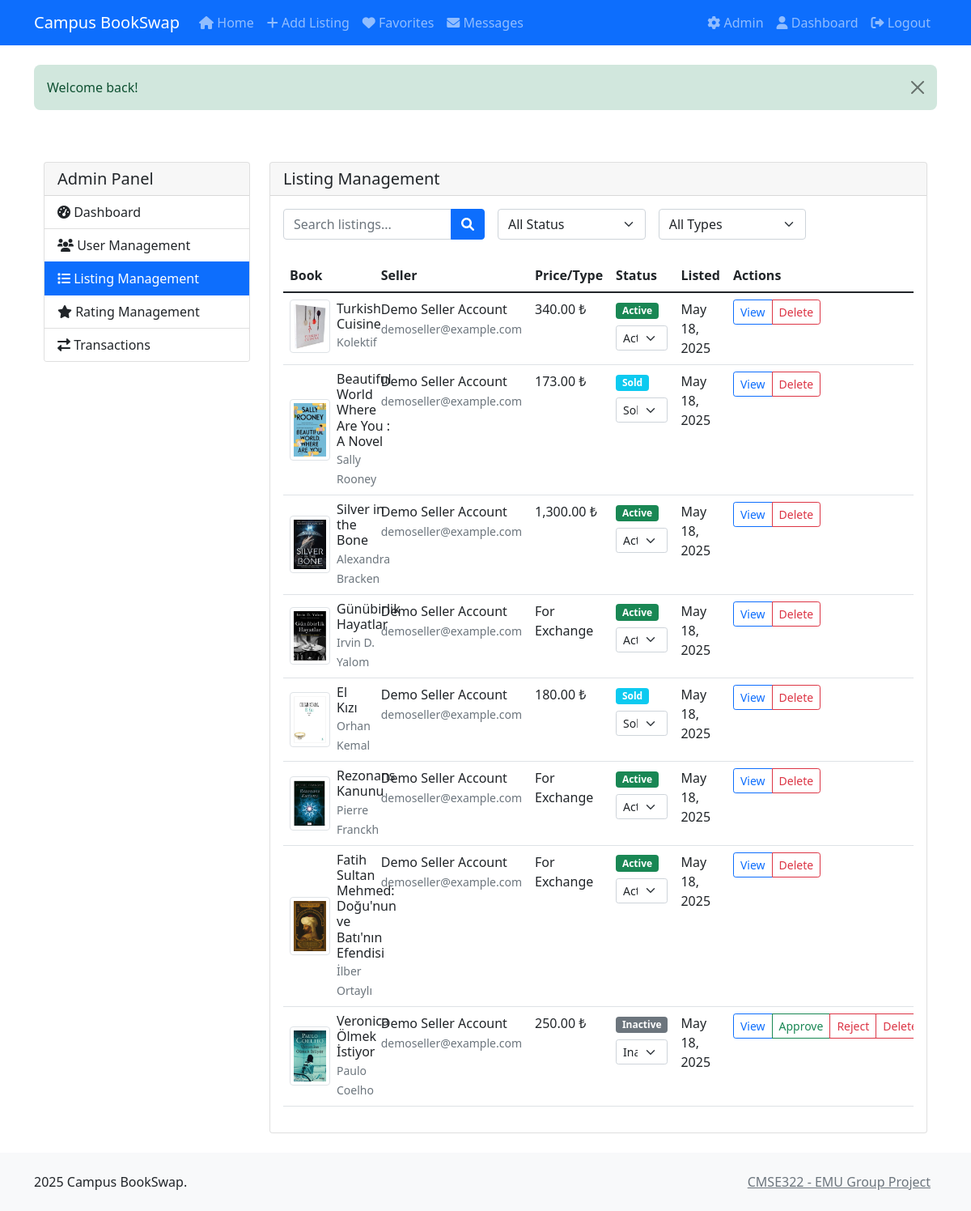
The page /projectfolder/admin/listings.php (signed in) on the database its author committed.
### tables this page shows
CREATE TABLE `listing` (
  `listing_id` int(11) NOT NULL,
  `book_id` int(11) DEFAULT NULL,
  `user_id` int(11) DEFAULT NULL,
  `title` varchar(255) DEFAULT NULL,
  `price` decimal(10,2) DEFAULT NULL,
  `condition` varchar(50) DEFAULT NULL,
  `listing_status` varchar(20) DEFAULT NULL,
  `description` text DEFAULT NULL,
  `listing_type` varchar(20) DEFAULT NULL CHECK (`listing_type` in ('sale','exchange')),
  `list_date` datetime DEFAULT NULL,
  `admin_approved` tinyint(1) DEFAULT 0
);

CREATE TABLE `book` (
  `book_id` int(11) NOT NULL,
  `title` varchar(255) NOT NULL,
  `author` varchar(100) DEFAULT NULL,
  `publisher_year` int(11) DEFAULT NULL,
  `publisher` varchar(100) DEFAULT NULL
);

CREATE TABLE `user` (
  `user_id` int(11) NOT NULL,
  `phone` varchar(20) DEFAULT NULL,
  `name` varchar(100) DEFAULT NULL,
  `email` varchar(100) DEFAULT NULL,
  `reg_date` date NOT NULL,
  `pass_hash` varchar(255) NOT NULL,
  `is_admin` tinyint(1) DEFAULT 0,
  `is_blocked` tinyint(1) DEFAULT 0
);

### projectfolder/admin/listings.php (the view, shortened to what this page needs)
<?php
$conn = getDbConnection();
$search = $_GET['search'] ?? '';
$status = $_GET['status'] ?? 'all';
$type = $_GET['type'] ?? 'all';
$page = max(1, $_GET['page'] ?? 1);
$per_page = 20;
$where_clauses = [];
$params = [];
$where_sql = $where_clauses ? 'WHERE ' . implode(' AND ', $where_clauses) : '';
$offset = ($page - 1) * $per_page;
$sql = "
    SELECT
        l.*,
        b.title as book_title,
        b.author,
        u.name as seller_name,
        u.email as seller_email,
        (SELECT image_url FROM listing_image WHERE listing_id = l.listing_id LIMIT 1) as cover_image
    FROM listing l
    LEFT JOIN book b ON l.book_id = b.book_id
    LEFT JOIN user u ON l.user_id = u.user_id
    $where_sql
    ORDER BY l.list_date DESC
    LIMIT ? OFFSET ?
";
$stmt = $conn->prepare($sql);
$params[] = $per_page;
$params[] = $offset;
$param_types = str_repeat('s', count($params) - 2) . 'ii';
$stmt->bind_param($param_types, ...$params);
$stmt->execute();
$listings = $stmt->get_result()->fetch_all(MYSQLI_ASSOC);
include '../includes/header.php';
?>
<div class="container-fluid mt-4">
    <div class="row">
        <div class="col-md-3">
            <div class="card">
                <div class="card-header">
                    <h5 class="mb-0">Admin Panel</h5>
                </div>
                <div class="list-group list-group-flush">
                    <a href="/admin/" class="list-group-item list-group-item-action">
                        <i class="fas fa-tachometer-alt"></i> Dashboard
                    </a>
                    <a href="/admin/users.php" class="list-group-item list-group-item-action">
                        <i class="fas fa-users"></i> User Management
                    </a>
                    <a href="/admin/listings.php" class="list-group-item list-group-item-action active">
                        <i class="fas fa-list"></i> Listing Management
                    </a>
                    <a href="/admin/ratings.php" class="list-group-item list-group-item-action">
                        <i class="fas fa-star"></i> Rating Management
                    </a>
                    <a href="/admin/transactions.php" class="list-group-item list-group-item-action">
                        <i class="fas fa-exchange-alt"></i> Transactions
                    </a>
                </div>
            </div>
        </div>
        <div class="col-md-9">
            <div class="card">
                <div class="card-header">
                    <h5 class="float-start mb-0">Listing Management</h5>
                </div>
                <div class="card-body">
                    <form class="row g-3 mb-4">
                        <div class="col-md-4">
                            <div class="input-group">
                                <input type="text" class="form-control" name="search"
                                       value="<?php echo htmlspecialchars($search); ?>"
                                       placeholder="Search listings...">
                                <button class="btn btn-primary" type="submit">
                                    <i class="fas fa-search"></i>
                                </button>
                            </div>
                        </div>
                        <div class="col-md-3">
                            <select class="form-select" name="status" onchange="this.form.submit()">
                                <option value="all" <?php echo $status === 'all' ? 'selected' : ''; ?>>All Status</option>
                            </select>
                        </div>
                        <div class="col-md-3">
                            <select class="form-select" name="type" onchange="this.form.submit()">
                                <option value="all" <?php echo $type === 'all' ? 'selected' : ''; ?>>All Types</option>
                            </select>
                        </div>
                    </form>
                    <div class="table-responsive">
                        <table class="table table-hover">
                            <thead>
                                <tr>
                                    <th>Book</th>
                                    <th>Seller</th>
                                    <th>Price/Type</th>
                                    <th>Status</th>
                                    <th>Listed</th>
                                    <th>Actions</th>
                                </tr>
                            </thead>
                            <tbody>
                                <?php foreach ($listings as $listing): ?>
                                <tr>
                                    <td>
                                        <div class="d-flex align-items-center">
                                            <?php if ($listing['cover_image']): ?>
                                                <img src="<?php echo htmlspecialchars($listing['cover_image']); ?>"
                                                     alt="Book cover" class="img-thumbnail me-2" style="width: 50px;">
                                            <?php endif; ?>
                                            <div>
                                                <h6 class="mb-0"><?php echo htmlspecialchars($listing['book_title']); ?></h6>
                                                <small class="text-muted"><?php echo htmlspecialchars($listing['author']); ?></small>
                                            </div>
                                        </div>
                                    </td>
                                    <td>
                                        <div><?php echo htmlspecialchars($listing['seller_name']); ?></div>
                                        <small class="text-muted"><?php echo htmlspecialchars($listing['seller_email']); ?></small>
                                    </td>
                                    <td>
                                        <?php if ($listing['listing_type'] === 'sale'): ?>
                                            <?php echo number_format($listing['price'], 2); ?> ₺
                                        <?php else: ?>
                                            For Exchange
                                        <?php endif; ?>
                                    </td>
                                    <td>
                                        <span class="badge bg-<?php
                                            echo match($listing['listing_status']) {
                                                'active' => 'success',
                                                'inactive' => 'secondary',
                                                'sold' => 'info',
                                                default => 'secondary'
                                            };
                                        ?>">
                                            <?php echo ucfirst($listing['listing_status']); ?>
                                        </span>
                                        <div class="mt-2">
                                            <select class="form-select form-select-sm update-status"
                                                    data-listing-id="<?php echo $listing['listing_id']; ?>">
                                                <option value="active" <?php echo $listing['listing_status'] === 'active' ? 'selected' : ''; ?>>Active</option>
                                                <option value="inactive" <?php echo $listing['listing_status'] === 'inactive' ? 'selected' : ''; ?>>Inactive</option>
                                                <option value="sold" <?php echo $listing['listing_status'] === 'sold' ? 'selected' : ''; ?>>Sold</option>
                                            </select>
                                        </div>
                                    </td>
                                    <td><?php echo date('M j, Y', strtotime($listing['list_date'])); ?></td>
                                    <td>
                                        <div class="btn-group btn-group-sm">
                                            <a href="/listing.php?id=<?php echo $listing['listing_id']; ?>"
                                               class="btn btn-outline-primary" target="_blank">
                                                View
                                            </a>
                                            <?php if (!$listing['admin_approved']): ?>
                                                <button class="btn btn-outline-success approve-listing"
                                                        data-listing-id="<?php echo $listing['listing_id']; ?>">
                                                    Approve
                                                </button>
                                                <button class="btn btn-outline-danger reject-listing"
                                                        data-listing-id="<?php echo $listing['listing_id']; ?>">
                                                    Reject
                                                </button>
                                            <?php endif; ?>
                                            <button class="btn btn-outline-danger delete-listing"
                                                    data-listing-id="<?php echo $listing['listing_id']; ?>">
                                                Delete
                                            </button>
                                        </div>
                                    </td>
                                </tr>
                                <?php endforeach; ?>
                            </tbody>
                        </table>
                    </div>
                </div>
            </div>
        </div>
    </div>
</div>
<?php include '../includes/footer.php'; ?>

### projectfolder/assets/css/style.css (style rules this page uses)
body { min-height: 100vh; display: flex; flex-direction: column; }
.card { transition: transform 0.2s ease-in-out, box-shadow 0.2s ease-in-out; }

### rows shown on the page
listing: shows a picture, book.title "Turkish Cuisine", book.author "Kolektif", user.name "Demo Seller Account", user.email "demoseller@example.com", price "340.00", listing_status "Active", listing_status+listing_id "Active", list_date "May 18, 2025"
listing: shows a picture, book.title "Beautiful World Where Are You : A Novel", book.author "Sally Rooney", user.name "Demo Seller Account", user.email "demoseller@example.com", price "173.00", listing_status "Sold", listing_status+listing_id "Sold", list_date "May 18, 2025"
listing: shows a picture, book.title "Silver in the Bone", book.author "Alexandra Bracken", user.name "Demo Seller Account", user.email "demoseller@example.com", price "1,300.00", listing_status "Active", listing_status+listing_id "Active", list_date "May 18, 2025"
listing: shows a picture, book.title "Günübirlik Hayatlar", book.author "Irvin D. Yalom", user.name "Demo Seller Account", user.email "demoseller@example.com", listing_type "For Exchange", listing_status "Active", listing_status+listing_id "Active", list_date "May 18, 2025"
listing: shows a picture, book.title "El Kızı", book.author "Orhan Kemal", user.name "Demo Seller Account", user.email "demoseller@example.com", price "180.00", listing_status "Sold", listing_status+listing_id "Sold", list_date "May 18, 2025"
listing: shows a picture, book.title "Rezonans Kanunu", book.author "Pierre Franckh", user.name "Demo Seller Account", user.email "demoseller@example.com", listing_type "For Exchange", listing_status "Active", listing_status+listing_id "Active", list_date "May 18, 2025"
listing: shows a picture, book.title "Fatih Sultan Mehmed: Doğu'nun ve Batı'nın Efendisi", book.author "İlber Ortaylı", user.name "Demo Seller Account", user.email "demoseller@example.com", listing_type "For Exchange", listing_status "Active", listing_status+listing_id "Active", list_date "May 18, 2025"
listing: shows a picture, book.title "Veronica Ölmek İstiyor", book.author "Paulo Coelho", user.name "Demo Seller Account", user.email "demoseller@example.com", price "250.00", listing_status "Inactive", listing_status+listing_id "Inactive", list_date "May 18, 2025"

### other values the page prints
SITE_NAME "Campus BookSwap"
$_SESSION['flash']['message'] "Welcome back!"
